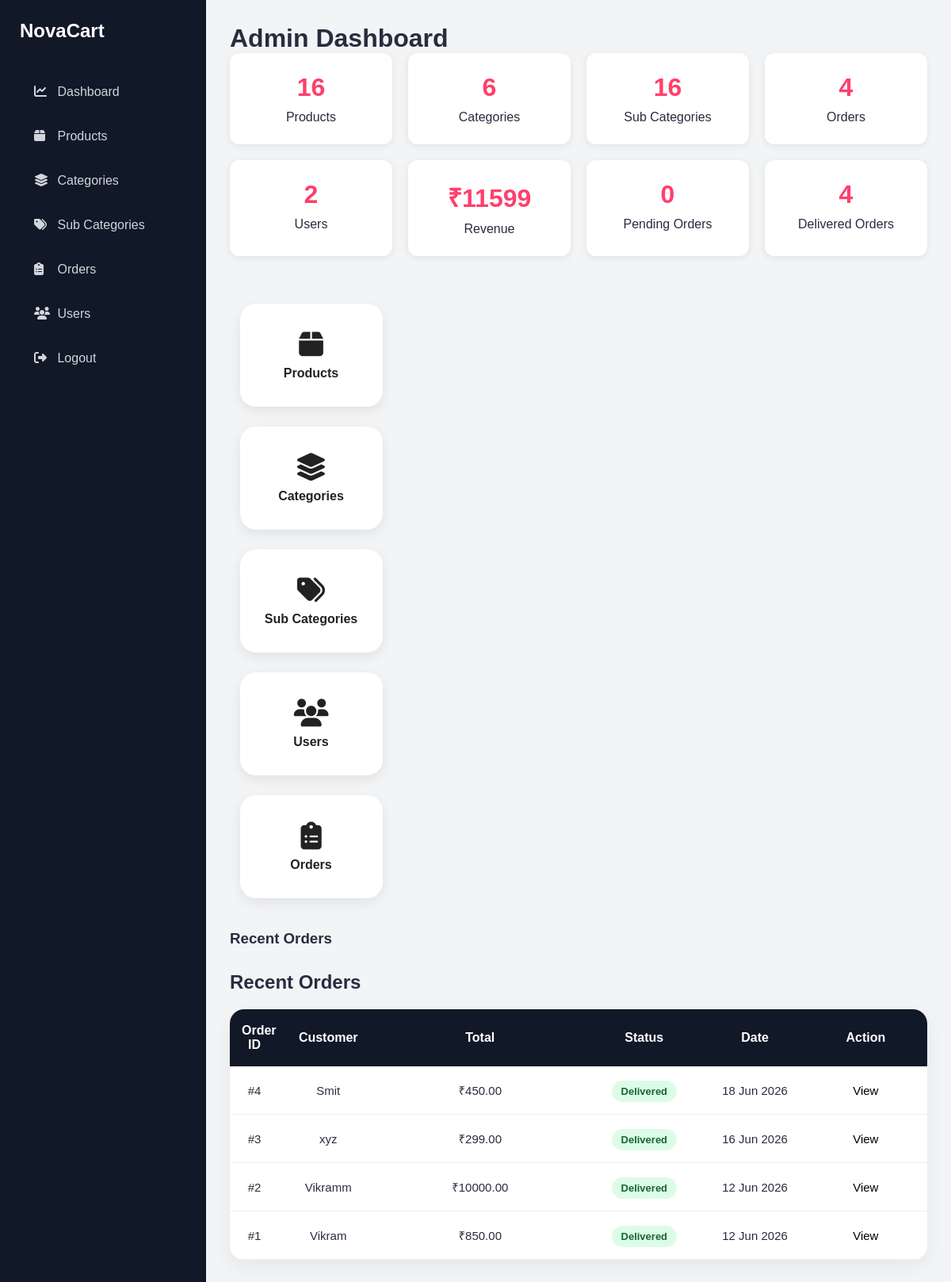
Page /dashboard/ (signed in) on the committed database.
### order/models.py (models this page shows, shortened)
class Order(models.Model):
    PAYMENT_CHOICES = (
        ('COD', 'Cash On Delivery'),
    )
    STATUS_CHOICES = (
        ('Pending', 'Pending'),
        ('Packed', 'Packed'),
        ('Shipped', 'Shipped'),
        ('Delivered', 'Delivered'),
    )
    user = models.ForeignKey(
        User,
        on_delete=models.CASCADE
    )
    full_name = models.CharField(
        max_length=100
    )
    phone = models.CharField(
        max_length=15
    )
    address = models.TextField()
    city = models.CharField(
        max_length=100
    )
    state = models.CharField(
        max_length=100
    )
    pincode = models.CharField(
        max_length=10
    )
    payment_method = models.CharField(
        max_length=20,
        choices=PAYMENT_CHOICES,
        default='COD'
    )
    total_price = models.DecimalField(
        max_digits=10,
        decimal_places=2
    )
    is_paid = models.BooleanField(
        default=False
    )
    status = models.CharField(
        max_length=20,
        choices=STATUS_CHOICES,
        default='Pending'
    )
    created_at = models.DateTimeField(
        auto_now_add=True
    )

### dashboard/views.py (the view)
@login_required
def dashboard_home(request):
    if not request.user.is_staff:
        return redirect('profile')
    total_revenue = Order.objects.filter(
    status='Delivered'
).aggregate(
    Sum('total_price')
)['total_price__sum'] or 0
    pending_orders = Order.objects.filter(
        status='Pending'
    ).count()
    delivered_orders = Order.objects.filter(
        status='Delivered'
    ).count()
    context = {
        'total_products':
            Product.objects.count(),
        'total_categories':
            Categories.objects.count(),
        'total_subcategories':
            SubCategory.objects.count(),
        'total_orders':
            Order.objects.count(),
        'total_users':
            User.objects.count(),
        'total_revenue':
            total_revenue,
        'pending_orders':
            pending_orders,
        'delivered_orders':
            delivered_orders,
        'recent_orders':
            Order.objects.order_by(
                '-created_at'
            )[:5]
    }
    return render(
        request,
        'dashboard_home.html',
        context
    )

### store/context_processors.py (called while the page is built)
def categories_processor(request):
    return {
        'categories': Categories.objects.all()
    }

### templates/dashboard_home.html
{% extends 'dashboard_base.html' %}
{% block content %}
<h1 class="mb-4">
    Admin Dashboard
</h1>
<div class="dashboard-cards">
    <div class="dashboard-card">
        <h3>{{ total_products }}</h3>
        <p>Products</p>
    </div>
    <div class="dashboard-card">
        <h3>{{ total_categories }}</h3>
        <p>Categories</p>
    </div>
    <div class="dashboard-card">
        <h3>{{ total_subcategories }}</h3>
        <p>Sub Categories</p>
    </div>
    <div class="dashboard-card">
        <h3>{{ total_orders }}</h3>
        <p>Orders</p>
    </div>
    <div class="dashboard-card">
        <h3>{{ total_users }}</h3>
        <p>Users</p>
    </div>
    <div class="dashboard-card">
    <h3>₹{{ total_revenue }}</h3>
    <p>Revenue</p>
</div>
<div class="dashboard-card">
    <h3>{{ pending_orders }}</h3>
    <p>Pending Orders</p>
</div>
<div class="dashboard-card">
    <h3>{{ delivered_orders }}</h3>
    <p>Delivered Orders</p>
</div>
  <div class="dashboard-links">
    <a href="{% url 'admin_products' %}" class="dashboard-btn">
        <i class="fas fa-box"></i>
        Products
    </a>
    <a href="{% url 'admin_categories' %}" class="dashboard-btn">
        <i class="fas fa-layer-group"></i>
        Categories
    </a>
    <a href="{% url 'admin_subcategories' %}" class="dashboard-btn">
        <i class="fas fa-tags"></i>
        Sub Categories
    </a>
    <a href="{% url 'admin_users' %}" class="dashboard-btn">
        <i class="fas fa-users"></i>
        Users
    </a>
    <a href="{% url 'admin_orders' %}"
   class="dashboard-btn">
    <i class="fas fa-clipboard-list"></i>
    Orders
</a>
</div>
</div>
<h3 class="mt-5">
    Recent Orders
</h3>
<h2 class="section-title">
    Recent Orders
</h2>
<div class="admin-table">
<table>
    <thead>
        <tr>
            <th>Order ID</th>
            <th>Customer</th>
            <th>Total</th>
            <th>Status</th>
            <th>Date</th>
            <th>Action</th>
        </tr>
    </thead>
    <tbody>
        {% for order in recent_orders %}
        <tr>
            <td>
                #{{ order.id }}
            </td>
            <td>
                {{ order.full_name }}
            </td>
            <td>
                ₹{{ order.total_price }}
            </td>
            <td>
                {% if order.status == 'Pending' %}
                    <span class="status-badge pending">
                        Pending
                    </span>
                {% elif order.status == 'Packed' %}
                    <span class="status-badge packed">
                        Packed
                    </span>
                {% elif order.status == 'Shipped' %}
                    <span class="status-badge shipped">
                        Shipped
                    </span>
                {% elif order.status == 'Delivered' %}
                    <span class="status-badge delivered">
                        Delivered
                    </span>
                {% endif %}
            </td>
            <td>
                {{ order.created_at|date:"d M Y" }}
            </td>
            <td>
                <a href="{% url 'order_details' order.id %}"
                   class="view-btn">
                    View
                </a>
            </td>
        </tr>
        {% empty %}
        <tr>
            <td colspan="6">
                No Recent Orders
            </td>
        </tr>
        {% endfor %}
    </tbody>
</table>
</div>
{% endblock %}

### static/css/style.css (style rules this page uses)
* { margin:0; padding:0; box-sizing:border-box; }
body { font-family:'Poppins',sans-serif; background:#f5f5f6; color:#282c3f; min-height:100vh; }
a { text-decoration:none; }
.section-title { font-size:30px; font-weight:700; margin-bottom:25px; }
.dashboard-cards { display:grid; grid-template-columns:repeat(auto-fit,minmax(200px,1fr)); gap:20px; }
.dashboard-card { background:white; padding:25px; border-radius:12px; text-align:center; box-shadow:0 2px 10px rgba(0,0,0,.08); }
.dashboard-card h3 { color:#ff3f6c; font-size:32px; margin-bottom:10px; }
.dashboard-links { display:flex; justify-content:center; align-items:center; gap:25px; width:100%; margin:40px auto; flex-wrap:wrap; }
.dashboard-btn { width:180px; height:130px; display:flex; flex-direction:column; justify-content:center; align-items:center; text-decoration:none; background:#fff; border-radius:20px; box-shadow:0 5px 15px rgba(0,0,0,0.08); color:#222; font-weight:600; transition:0.3s; }
.dashboard-btn i { font-size:35px; margin-bottom:10px; }
.admin-table { background:white; border-radius:18px; overflow:hidden; box-shadow:0 8px 25px rgba(0,0,0,0.06); }
.admin-table table { width:100%; border-collapse:collapse; table-layout:fixed; }
.admin-table th { background:#111827; color:white; padding:18px 15px; font-size:16px; font-weight:600; text-align:center; }
.admin-table td { padding:20px 15px; text-align:center; vertical-align:middle; font-size:15px; border-bottom:1px solid #eee; }
.admin-table th:nth-child(1), .admin-table td:nth-child(1) { width:60px; }
.admin-table th:nth-child(2), .admin-table td:nth-child(2) { width:120px; }
.admin-table th:nth-child(3), .admin-table td:nth-child(3) { width:250px; }
.admin-table th:nth-child(4), .admin-table td:nth-child(4) { width:150px; }
.admin-table th:nth-child(5), .admin-table td:nth-child(5) { width:120px; }
.admin-table th:nth-child(6), .admin-table td:nth-child(6) { width:150px; }
.view-btn { background:white; color: black; }
.section-title { margin:30px 0 20px; font-size:24px; font-weight:700; }
.status-badge { padding:6px 12px; border-radius:20px; font-size:13px; font-weight:600; }
.delivered { background:#dcfce7; color:#166534; }

### rows in the picture
Order: id "4", full_name "Smit", total_price "450.00", status "Delivered", created_at "18 Jun 2026"
Order: id "3", full_name "xyz", total_price "299.00", status "Delivered", created_at "16 Jun 2026"
Order: id "2", full_name "Vikramm", total_price "10000.00", status "Delivered", created_at "12 Jun 2026"
Order: id "1", full_name "Vikram", total_price "850.00", status "Delivered", created_at "12 Jun 2026"

### other values in the picture
{{ total_products }} "16"
{{ total_categories }} "6"
{{ total_subcategories }} "16"
{{ total_orders }} "4"
{{ total_users }} "2"
{{ total_revenue }} "11599"
{{ pending_orders }} "0"
{{ delivered_orders }} "4"
